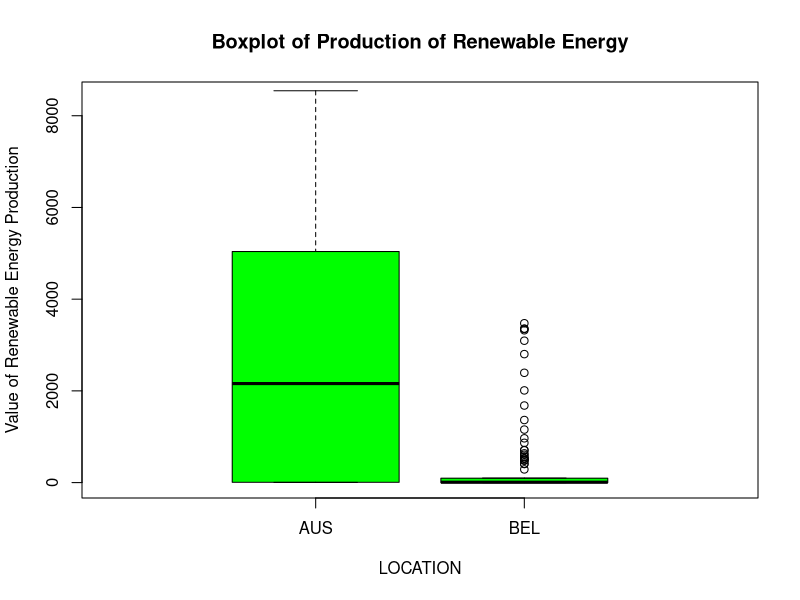
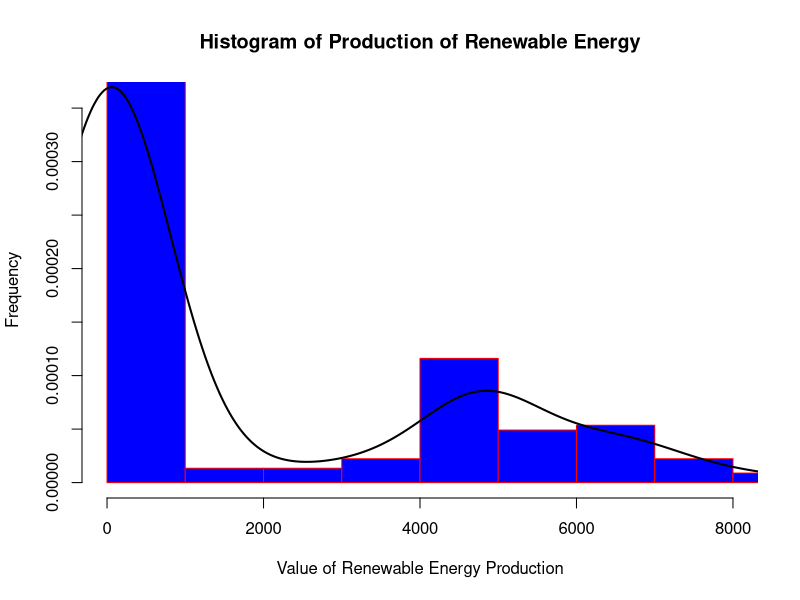

The R script that drew these images, in order:
library(readr)
energy<-read_csv("renewable_energy.csv")
df<-energy
filtered_df <- energy[energy$LOCATION%in% c('AUS', 'BEL'), ]
print(filtered_df)
wilcox_test_result <- wilcox.test(Value ~ LOCATION, data = filtered_df)

print(wilcox_test_result)

boxplot(Value ~ LOCATION, data = filtered_df, 
        main = "Boxplot of Production of Renewable Energy",
        xlab = "LOCATION",
        ylab = "Value of Renewable Energy Production",
        xlim=c(0,3),
        ylim=c(0,8400),
        col="green")
hist(filtered_df$Value,
     main = "Histogram of Production of Renewable Energy",
     xlab = "Value of Renewable Energy Production",
     ylab = "Frequency",
     xlim=c(0,8000),
     ylim=c(0,0.00036),
     col = "blue",
     border = "red",
     
     probability = TRUE)
lines(density(filtered_df$Value), col = "black", lwd = 2)

